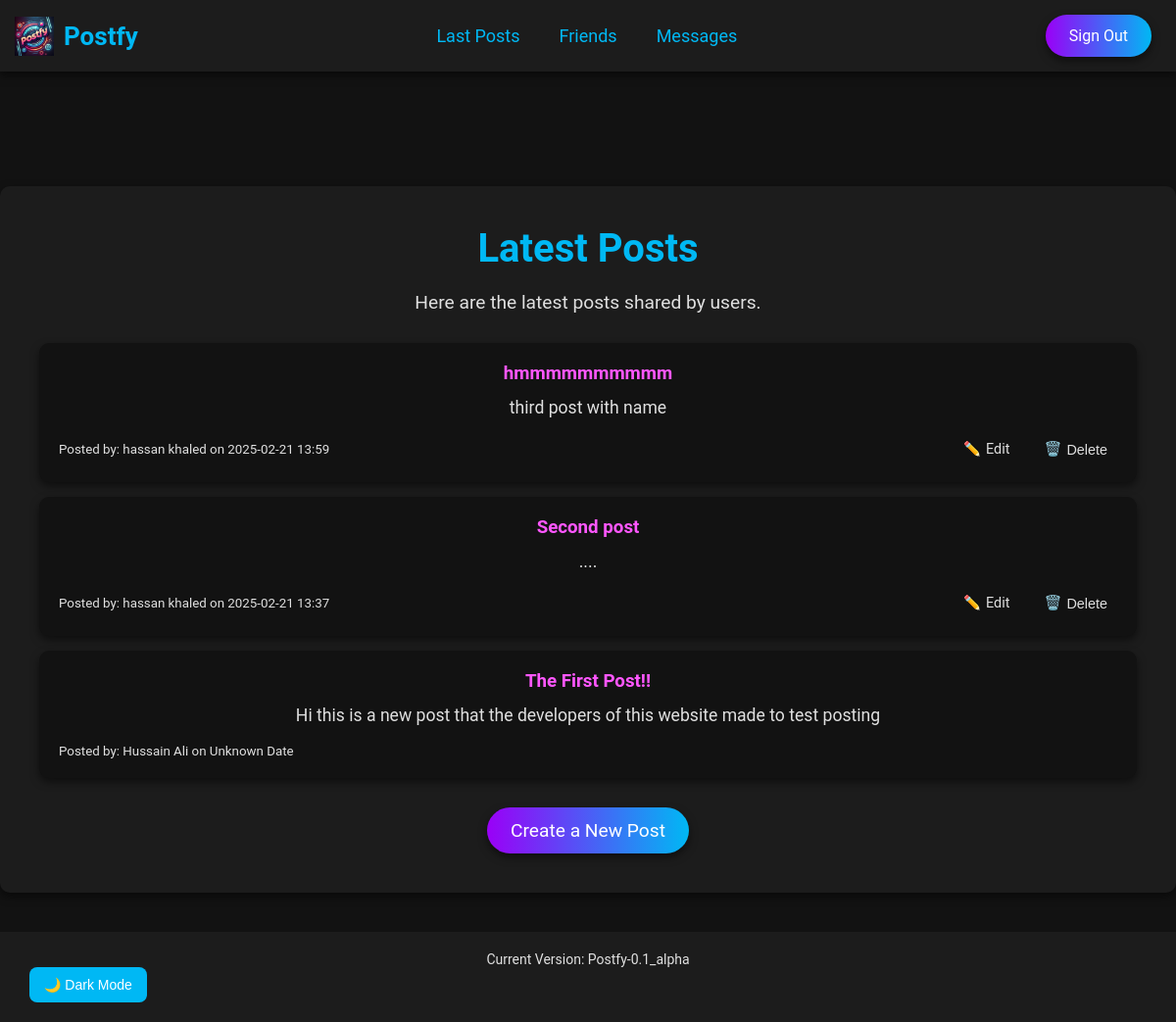
/newposts (signed in), run on an earlier commit of the app's database.
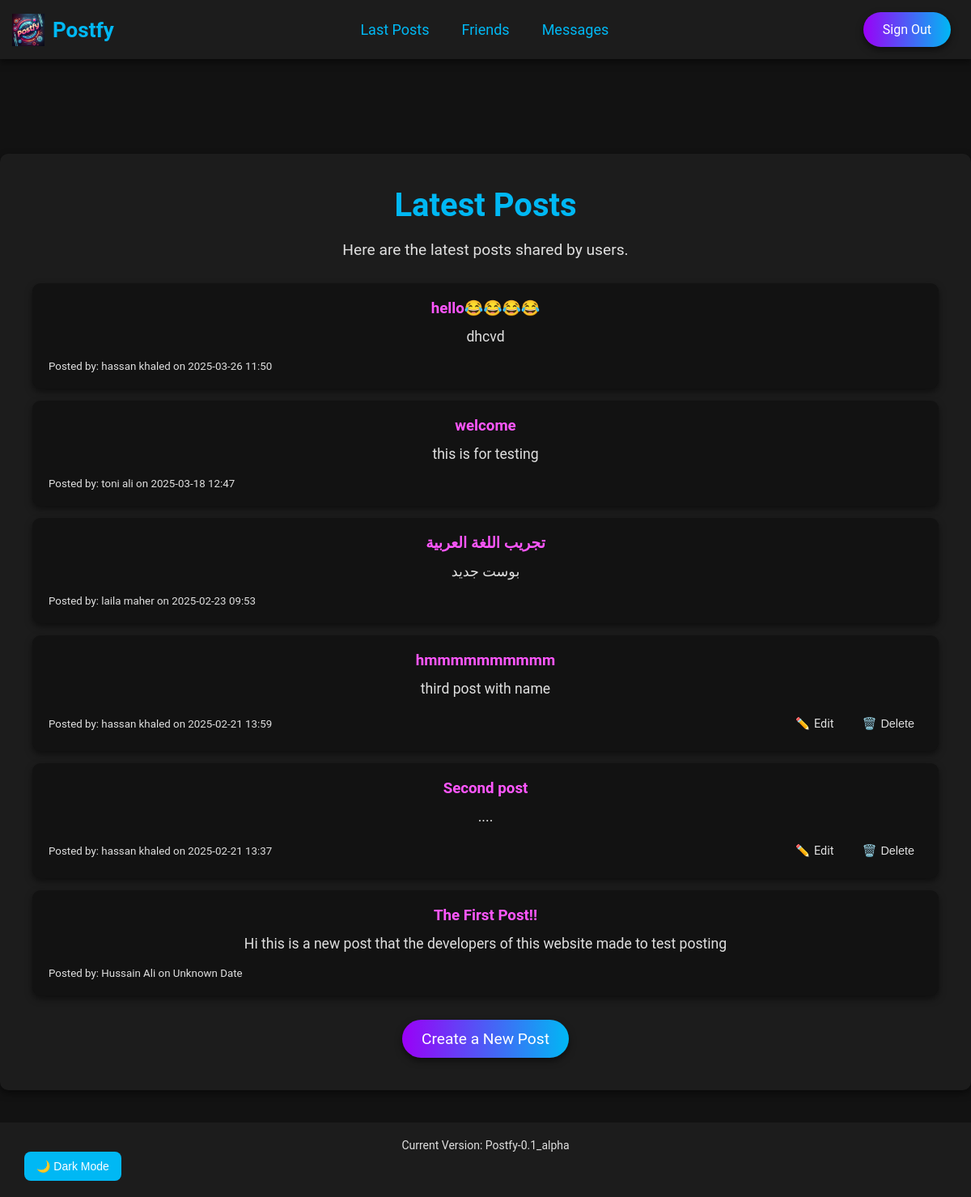
And on a later commit of the database.
### app.py (models this page shows, shortened)
class Post(db.Model):
    id = db.Column(db.Integer, primary_key=True)
    title = db.Column(db.String(255), nullable=False)
    content = db.Column(db.Text, nullable=False)
    user_id = db.Column(db.Integer, db.ForeignKey('user.id'), nullable=False)
    date_posted = db.Column(
        db.DateTime, default=datetime.utcnow)
    user = db.relationship('User', backref='posts', lazy=True)

class User(db.Model):
    id = db.Column(db.Integer, primary_key=True)
    first_name = db.Column(db.String(100), nullable=False)
    last_name = db.Column(db.String(100), nullable=False)
    user_id = db.Column(db.String(100), unique=True, nullable=False)
    email = db.Column(db.String(120), unique=True, nullable=False)
    password = db.Column(db.String(200), nullable=False)
    gender = db.Column(db.String(10), nullable=False)
    profile_picture = db.Column(
        db.String(200), nullable=True, default='default.jpg')

### app.py (the view)
@app.route('/newposts')
@login_required
def newposts():
    posts = (
        Post.query.join(User)
        .add_columns(
            Post.id,
            Post.title,
            Post.content,
            Post.date_posted,
            Post.user_id,
            User.first_name,
            User.last_name
        )
        .order_by(Post.date_posted.desc())
        .all()
    )
    return render_template('newpost.html', posts=posts, current_user_id=session['user_id'])

### app.py (called while the page is built)
@app.context_processor
def inject_version():
    return dict(APP_VERSION=APP_VERSION)

def login_required(f):
    @wraps(f)
    def decorated_function(*args, **kwargs):
        if 'user_id' not in session:
            return redirect(url_for('login'))
        return f(*args, **kwargs)
    return decorated_function

### Templates/newpost.html (shortened to what this page needs)
{% extends "base.html" %}
{% block content %}
<section class="newpost-section">
    <h2>Latest Posts</h2>
    <p>Here are the latest posts shared by users.</p>
    <div class="posts-container">
        {% for post in posts %}
        <div class="post">
            <h3>{{ post.title }}</h3>
            <p>{{ post.content }}</p>
            <div class="post-meta">
                <small>
                    Posted by:
                    {% if post.first_name and post.last_name %}
                    {{ post.first_name }} {{ post.last_name }}
                    {% else %}
                    Unknown User
                    {% endif %}
                    on
                    {% if post.date_posted %}
                    {{ post.date_posted.strftime('%Y-%m-%d %H:%M') }}
                    {% else %}
                    Unknown Date
                    {% endif %}
                </small>
                {% if post.user_id == current_user_id %}
                <div class="post-actions">
                    <a href="{{ url_for('edit_post', post_id=post.id) }}" class="action-link edit-link">
                        <span class="action-icon">✏️</span> Edit
                    </a>
                    <form method="POST" action="{{ url_for('delete_post', post_id=post.id) }}" class="delete-form"
                        onsubmit="return confirm('Are you sure you want to delete this post?');">
                        <button type="submit" class="action-link delete-link">
                            <span class="action-icon">🗑️</span> Delete
                        </button>
                    </form>
                </div>
                {% endif %}
            </div>
        </div>
        {% else %}
        <p>No posts yet. Be the first to create one!</p>
        {% endfor %}
    </div>
    <div class="cta-buttons">
        <a href="{{ url_for('create_post') }}" class="cta-btn">Create a New Post</a>
    </div>
</section>
{% endblock %}

### Templates/base.html (shortened to what this page needs)
<!DOCTYPE html>
<html lang="en">
<head>
    <link rel="stylesheet" href="{{ url_for('static', filename='css/styles.css') }}">
</head>
<body>
    <nav class="navbar">
        <div class="navbar-left">
            <img src="{{ url_for('static', filename='images/logo1.png') }}" alt="Logo" class="logo">
            <span class="brand-name">Postfy</span>
        </div>
        <div class="navbar-center">
            <a href="{{ url_for('newposts') }}" class="nav-link">Last Posts</a>
            <a href="#" class="nav-link">Friends</a>
            <a href="#" class="nav-link">Messages</a>
        </div>
        <div class="navbar-right">
            {% if 'user_id' in session %}
            <a href="{{ url_for('logout') }}" class="auth-btn">Sign Out</a>
            {% else %}
            <a href="{{ url_for('login') }}" class="auth-btn">Sign In</a>
            <a href="{{ url_for('signup') }}" class="auth-btn sign-up-btn">Sign Up</a>
            {% endif %}
        </div>
    </nav>
    <div class="content">
        {% block content %}{% endblock %}
    </div>
    <footer style="text-align: center; padding: 20px; background: var(--light-background); color: var(--text-light);">
        <p>Current Version: {{ APP_VERSION }}</p>
        <div class="theme-toggle">
            <button id="theme-toggle-btn">🌙 Dark Mode</button>
        </div>
    </footer>
</body>
</html>

### static/css/styles.css (style rules this page uses)
:root { --neon-blue: #00b8f4; --neon-pink: #ff57ff; --neon-purple: #9a00f7; --neon-green: #00ff87; --neon-yellow: #ffcc00; --neon-orange: #ff6f00; --dark-background: #121212; --light-background: #1c1c1c; --button-hover: #ff57ff; --text-light: #e0e0e0; --shadow: rgba(0, 0, 0, 0.5); }
* { margin: 0; padding: 0; box-sizing: border-box; }
body { font-family: 'Roboto', sans-serif; margin-top: 70px; background-color: var(--dark-background); color: var(--text-light); }
.navbar { position: fixed; top: 0; left: 0; width: 100%; display: flex; justify-content: space-between; align-items: center; padding: 15px; background: var(--light-background); backdrop-filter: blur(8px); z-index: 100; box-shadow: 0 4px 8px var(--shadow); }
.navbar-left { display: flex; align-items: center; }
.navbar-right { display: flex; align-items: center; }
.navbar-center { display: flex; justify-content: center; flex-grow: 1; }
.nav-link { color: var(--neon-blue); text-decoration: none; margin: 0 20px; font-size: 18px; transition: color 0.3s ease, transform 0.3s ease; }
.logo { width: 40px; height: 40px; transition: transform 0.3s ease; }
.brand-name { color: var(--neon-blue); font-size: 26px; margin-left: 10px; font-weight: bold; transition: color 0.3s ease; }
#theme-toggle-btn { display:flex; padding: 10px 15px; margin: 0 10px; font-size: 14px; cursor: pointer; border: none; border-radius: 8px; background: var(--neon-blue); color: white; transition: background 0.3s ease; }
.auth-btn { background: linear-gradient(to right, var(--neon-purple), var(--neon-blue)); color: white; text-decoration: none; padding: 12px 24px; margin: 0 10px; border-radius: 50px; box-shadow: 0 4px 8px var(--shadow); transition: background 0.3s ease, transform 0.3s ease; }
.content { padding-top: 80px; }
footer { background: var(--dark-background); color: var(--text-light); text-align: center; padding: 20px; font-size: 14px; }
.cta-buttons { display: flex; justify-content: center; gap: 20px; }
.cta-btn, .cta-link { text-decoration: none; color: white; padding: 12px 24px; font-size: 1.1rem; border-radius: 30px; transition: background 0.3s ease, color 0.3s ease; }
.cta-btn { background: var(--neon-pink); }
.newpost-section { background: var(--light-background); padding: 40px; border-radius: 10px; box-shadow: 0 4px 10px var(--shadow); max-width: 1500px; margin: 40px auto; text-align: center; }
.newpost-section h2 { font-size: 2.5rem; color: var(--neon-blue); margin-bottom: 20px; }
.newpost-section p { color: var(--text-light); margin-bottom: 30px; font-size: 1.2rem; }
.posts-container { margin-bottom: 30px; }
.post { background: var(--dark-background); padding: 20px; margin: 15px 0; border-radius: 10px; box-shadow: 0 4px 8px var(--shadow); }
.post h3 { color: var(--neon-pink); margin-bottom: 10px; }
.post p { color: var(--text-light); font-size: 1.1rem; }
.cta-buttons { margin-top: 30px; }
.cta-btn { background: linear-gradient(to right, var(--neon-purple), var(--neon-blue)); color: white; padding: 12px 24px; border-radius: 30px; font-size: 1.2rem; text-decoration: none; box-shadow: 0 4px 8px var(--shadow); transition: background 0.3s ease, transform 0.3s ease; }

### Templates/newpost.html (style rules this page uses)
.post-meta { display: flex; justify-content: space-between; align-items: center; margin-top: 15px; }
.post-actions { display: flex; gap: 15px; }
.action-link { display: inline-flex; align-items: center; font-size: 0.9rem; color: var(--text-light); text-decoration: none; padding: 5px 10px; border-radius: 5px; transition: all 0.3s ease; background: none; border: none; cursor: pointer; }
.action-icon { margin-right: 5px; }
.delete-form { margin: 0; padding: 0; }
.post { background: var(--dark-background); padding: 20px; margin: 15px 0; border-radius: 10px; box-shadow: 0 4px 8px var(--shadow); transition: transform 0.3s ease, box-shadow 0.3s ease; }
.post h3 { color: var(--neon-pink); margin-bottom: 10px; }
.post p { color: var(--text-light); font-size: 1.1rem; margin-bottom: 15px; line-height: 1.6; }

What changed in the data, as far as the page shows it:
added Post: title "hello😂😂😂😂", content "dhcvd", first_name "hassan", last_name "khaled", date_posted "2025-03-26 11:50"
added Post: title "welcome", content "this is for testing", first_name "toni", last_name "ali", date_posted "2025-03-18 12:47"
added Post: title "تجريب اللغة العربية", content "بوست جديد", first_name "laila", last_name "maher", date_posted "2025-02-23 09:53"
